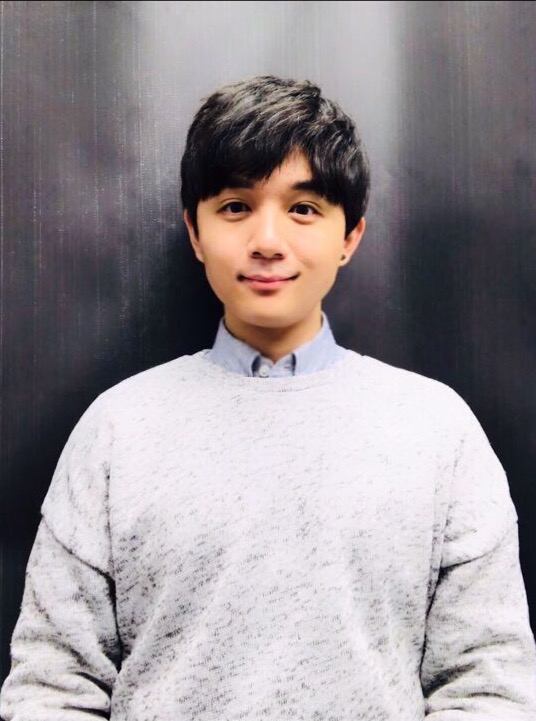
#> input picture sean.jpg, 536 x 721 px
$ jupyter execute --allow-errors OpenFace_Workshop.ipynb   (shell and % lines are left out)
#> lines starting #> are read from the running program, lines starting #| are printed output that depends on the picture
#> further down, testing_img_sean is the input picture: shape (721, 536, 3); mean B, G, R 149.8, 145.9, 152.8
### helper_module.py
import warnings
warnings.simplefilter(action='ignore',category=FutureWarning)

import cv2 ## openCV
import os
import numpy as np
import matplotlib.pyplot as plt
import operator

from IPython.display import Markdown, display
def printmd(string, color=None):
    colorstr = "<span style='color:{}'>{}</span>".format(color, string)
    display(Markdown(colorstr))

original_path = os.getcwd()
## OpenCV haarcascade model for "face detection"
face_cascade = cv2.CascadeClassifier('haarcascade_frontalface_default.xml')
## for input images
img_width = 550
img_height = 750
## for cropped face
img_col = 96
img_row = 96
## hyperparams
box_size_factor = 10 # bigger value allows smaller bounding box
face_recog_thresh = 0.70

## `embed_image` to embed processed face images into 128d vectors
# [10 lines left out: function embed_image, not called in this run]

## `detect_face` to detect frontal faces in *gray* (higher accuracy than doing it in color)
def detect_face(img,fc=face_cascade,flag='db',plot=False):
    '''
    Receive BGR format as an input and return coordinate(s) of detected face(s)

    default: flag = 'db' --> assume only one face is present in the image and return only 1 face
    flag = 'new' --> if to embed new images (possibly multiple faces)
    '''
#> called with flag = 'db', plot = True
    img_grey = cv2.cvtColor(img, cv2.COLOR_BGR2GRAY)
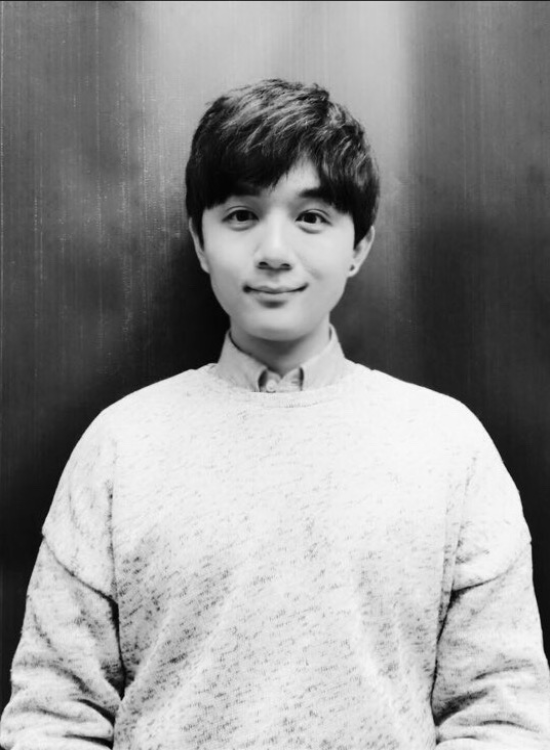
#> img_grey: shape (750, 550); min 2, max 251, mean 148.2

    height,width = img_grey.shape
#> height = 750; width = 550
    faces_raw = fc.detectMultiScale(img_grey) # higher accuracy for faces with black glasses
#> faces_raw = [[112, 600, 60, 60], [177, 139, 200, 200]]
    faces = []

    # get rid of errorneous small boxes
    for face in faces_raw:
        if face[2] > (min(height,width)/box_size_factor):
            faces.append(face)
#> this loop made 2 passes
#> after the loop, faces = [[112, 600, 60, 60], [177, 139, 200, 200]]

    if flag == 'db':
        face_box = [0,0,0,0]
        for (x,y,w,h) in faces:
            if w > face_box[2]:
                face_box = [x,y,w,h] # IGNOTE ALL OTHER FALSY FACE BOXES for database embedding
#> this loop made 2 passes
        (x,y,w,h) = face_box
#> x = 177; y = 139; w = 200; h = 200
        faces = [face_box]
#> faces = [[177, 139, 200, 200]]
    if flag == 'new':
        faces = faces

    if plot:
        num_col = 5
        img_color = cv2.cvtColor(img, cv2.COLOR_BGR2RGB)
        img_color_for_crop = img_color.copy()
        for (plot_x,plot_y,plot_w,plot_h) in faces:
            img_color = cv2.rectangle(img_color, (plot_x,plot_y), (plot_x+plot_w,plot_y+plot_h), (255,0,0), 8)
#> this loop made 1 pass
#> pass 1, in detect_face, `img_color = cv2.rectangle(img_color, (plot_x,plot_y), (plot_x+plot_w,p..`:
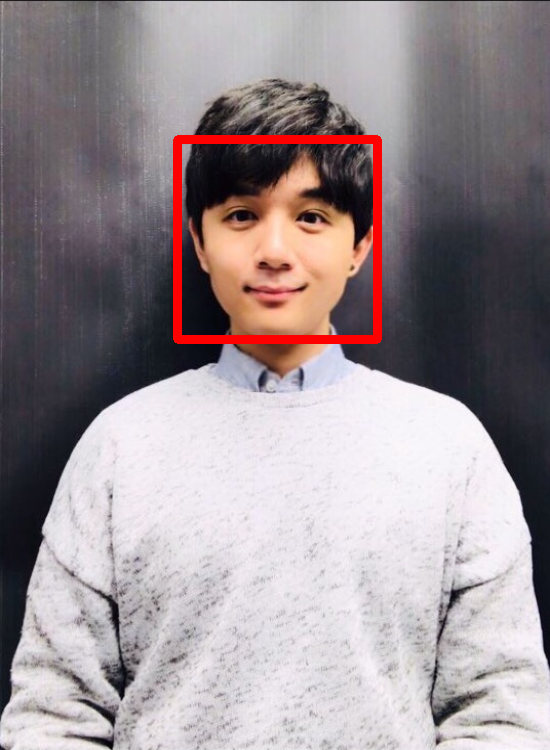
#> img_color: shape (750, 550, 3); mean R, G, B 155.6, 144.4, 148.3

        plt.title('full image',fontdict={'fontsize':15,'fontweight':'bold'})
#> (this line was passed over: IPython is not available in this run)
        plt.imshow(img_color)
#> (this line was passed over: IPython is not available in this run)
        plt.axis('off')
#> (this line was passed over: IPython is not available in this run)
        if len(faces) == 1:
            (plot_x,plot_y,plot_w,plot_h) = faces[0]
#> plot_x = 177; plot_y = 139; plot_w = 200; plot_h = 200
#> (the call stopped at in detect_face, `fig,ax=plt.subplots(1,1,figsize=(3,3))`: IPython is not available in this run)
#> (reads insight_embedding.pkl from the repository)
            fig,ax=plt.subplots(1,1,figsize=(3,3))
            cropped = img_color_for_crop[plot_y:plot_y+plot_h,plot_x:plot_x+plot_w]
            ax.imshow(cropped)
            ax.axis('off')
            fig.suptitle('Cropped face image to be embedded',fontsize=15,fontweight='bold')
        elif len(faces)<=num_col:
            fig,axes=plt.subplots(1,len(faces),figsize=(3*len(faces),3))
            for ax,(plot_x,plot_y,plot_w,plot_h) in zip(axes.flatten(),faces):
                cropped = img_color_for_crop[plot_y:plot_y+plot_h,plot_x:plot_x+plot_w]
                ax.imshow(cropped)
                ax.axis('off')
            fig.suptitle('Cropped face image to be embedded (not ordered)',fontsize=15,fontweight='bold')
        else:
            fig, axes = plt.subplots(int(np.ceil(len(faces)/num_col)),num_col,figsize=(15,3*int(np.ceil(len(faces)/num_col))))
            fig.suptitle('Cropped face image to be embedded (not ordered)',fontsize=15,fontweight='bold')

            for ax,(plot_x,plot_y,plot_w,plot_h) in zip(axes.flatten(),faces):
                cropped = img_color_for_crop[plot_y:plot_y+plot_h,plot_x:plot_x+plot_w]
                ax.imshow(cropped)
                ax.axis('off')
            if not len(faces)==len(axes.flatten()):
                for i in axes.flatten()[len(faces)-len(axes.flatten()):]:
                    i.set_visible(False)
    return faces

## `database_face_embedding` to process and embed images in the database
# [94 lines left out: functions database_face_embedding, identify_singe_face, recog_face, not called in this run]

## load and preprocess the image
def load_test_img(file):
#> called with file = 'sean.jpeg'
	img = cv2.imread(os.path.join('test',file))
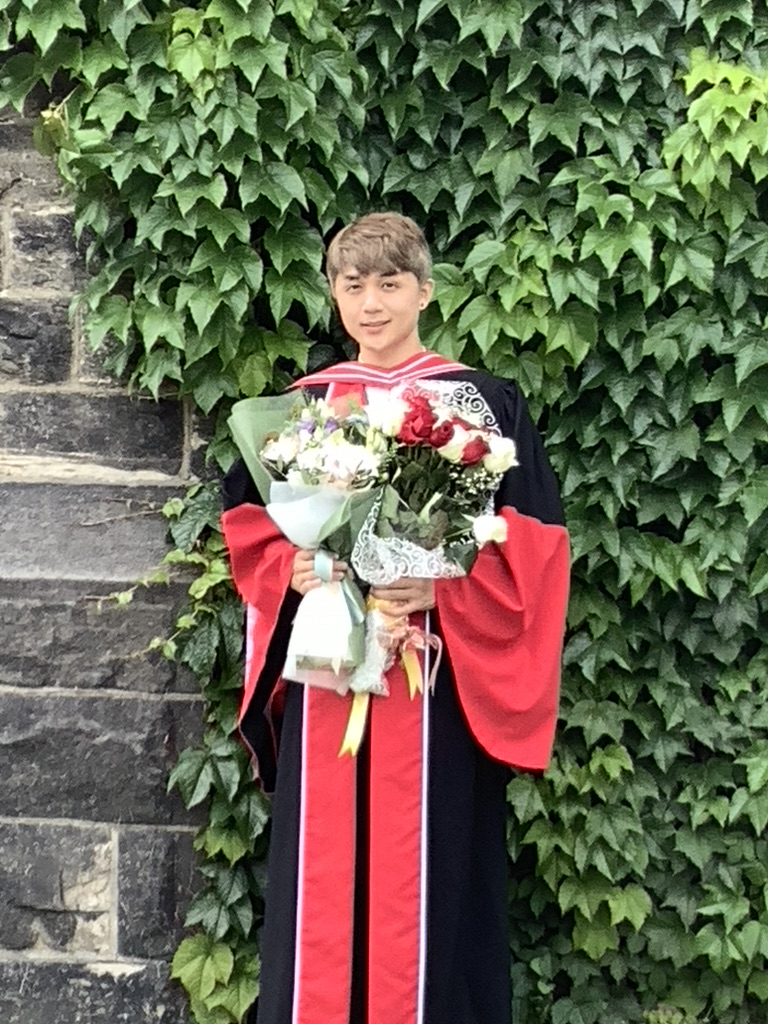
#> input picture test/sean.jpeg, 768 x 1024 px
#> img is the input picture: shape (1024, 768, 3); mean B, G, R 82.1, 102.2, 105
	img = cv2.resize(img,(img_width,img_height),interpolation=cv2.INTER_AREA)
#> img: shape (750, 550, 3)
	return img

### OpenFace_Workshop.ipynb
# System building

## Import modules

[cell 1]
import warnings
warnings.simplefilter(action='ignore',category=FutureWarning)

import model_openface as mo ## helper module for model build
import helper_module as hm ## helper module with custom functions
import cv2 ## openCV
import os
import numpy as np
import matplotlib.pyplot as plt
import pickle
original_path = os.getcwd()

## Build a predefined model/weights for face embedding ([OpenFace](https://github.com/iwantooxxoox/Keras-OpenFace))
This may take some time..

#> (a cell that did not finish here is left out)

## Hyperparams
If the euclidian distance between faces is <= `face_recog_thresh`, recognize them as the same face. If not, as n/a.

[cell 3]
face_recog_thresh = 0.75

## Testing on images: what is going to be embedded?
To build a reliable face database, it is important to consider:
* input image needs to contain only a single frontal-looking face
* use `flag='db'` in `detect_face()` --> process images in the gray scale to increase the face detection accuracy

**Only the face** is cropped to be embedded.

[cell 4]
testing_img_sean = cv2.imread('sean.jpg')
testing_img_sean = cv2.resize(testing_img_sean,(550,750),interpolation=cv2.INTER_AREA)

[cell 5]
hm.detect_face(testing_img_sean,flag='db',plot=True)

## Database embedding
* If you are using the prepared Insight embeddings, simply load the provided **'insight_embedding.pkl'**.
* If you want to create your own embedding database, CREATE a folder named 'image_database' and place your database images there.

[cell 6]
####################################################
##### ONLY RUN THIS CELL TO CREATE YOUR OWN DB #####
####################################################

saving_file_name = 'insight_embedding'
#> (the rest of this cell did not finish here and is left out)

[cell 7]
## load embeddings
database_embeddings = pickle.load(open(saving_file_name+'.pkl','rb'))

## Model validation

For validation, used the identical picture stored in the database --> 0 distance from *SEAN* **(model confirmed!)**

About the wrongly-detected blue bounding boxes:
* This problem is partially because `recog_face` uses `detect_face(flag='new')` --> RGB images are fed.
* This issue was mainly caused by the performance of OpenCV's `face_cascade.detectMultiScale()`. A better face detection algorithm will solve this problem.
* `helper_module.py` can be customized not to display these wrongly detected bounding boxes.

#> (a cell that did not finish here is left out)

## Face recognition testing on new images!
Place your own testing images in the 'test' folder!

[cell 9]
testing_file_name = 'sean.jpeg'
test_img = hm.load_test_img(testing_file_name)

#> (a cell that did not finish here is left out)
